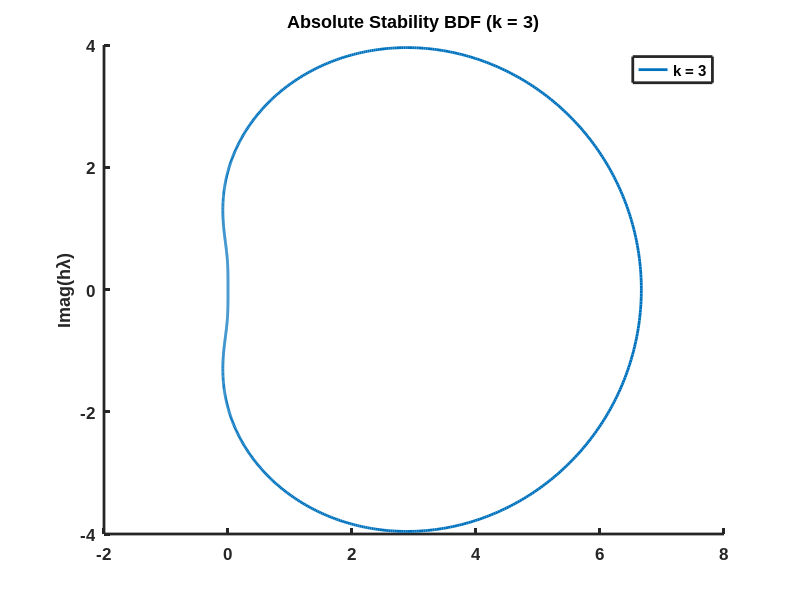

The MATLAB script that drew this image:
function [] = code1()

N = 1000;
th = linspace(0,2*pi,N);
r = exp(1i*th);
hold on;
%{
f = @(r) (r - 1) ./ r;
xi = f(r);
plot(real(xi),imag(xi), 'LineWidth', 2);

f = @(r) (3*r.^2 - 4*r + 1) ./ (2*r.^2);
xi = f(r);
plot(real(xi),imag(xi), 'LineWidth', 2);
%}
f = @(r) (11*r.^3 - 18*r.^2 + 9*r - 2) ./ (6*r.^3);
xi = f(r);
plot(real(xi),imag(xi), 'LineWidth', 2);
%{
f = @(r) (25*r.^4 - 48*r.^3 + 36*r.^2 - 16*r + 3) ./ (12*r.^4);
xi = f(r);
plot(real(xi),imag(xi), 'LineWidth', 2);

f = @(r) (137*r.^5 - 300*r.^4 + 300*r.^3 - 200*r.^2 + 75*r - 12) ./ (60*r.^5);
xi = f(r);
plot(real(xi),imag(xi), 'LineWidth', 2); 

f = @(r) (147*r.^6 - 360*r.^5 + 450*r.^4 - 400*r.^3 + 225*r.^2 - 72*r + 10) ./ (60*r.^6);
xi = f(r);
plot(real(xi),imag(xi), 'LineWidth', 2); 

Legend = cell(6,1)
Legend{1} = 'k = 1';
Legend{2} = 'k = 2';
Legend{3} = 'k = 3';
Legend{4} = 'k = 4';
Legend{5} = 'k = 5';
Legend{6} = 'k = 6';
%}
Legend = cell(1,1);
Legend{1} = 'k = 3';
legend(Legend);

set(findobj(gcf,'type','axes'),'FontName','Arial','FontSize',12,'FontWeight','Bold', 'LineWidth', 2);

title('Absolute Stability BDF (k = 3)');
ylabel('Imag(h\lambda)');
saveas(gcf, '5_2_2_1.png');